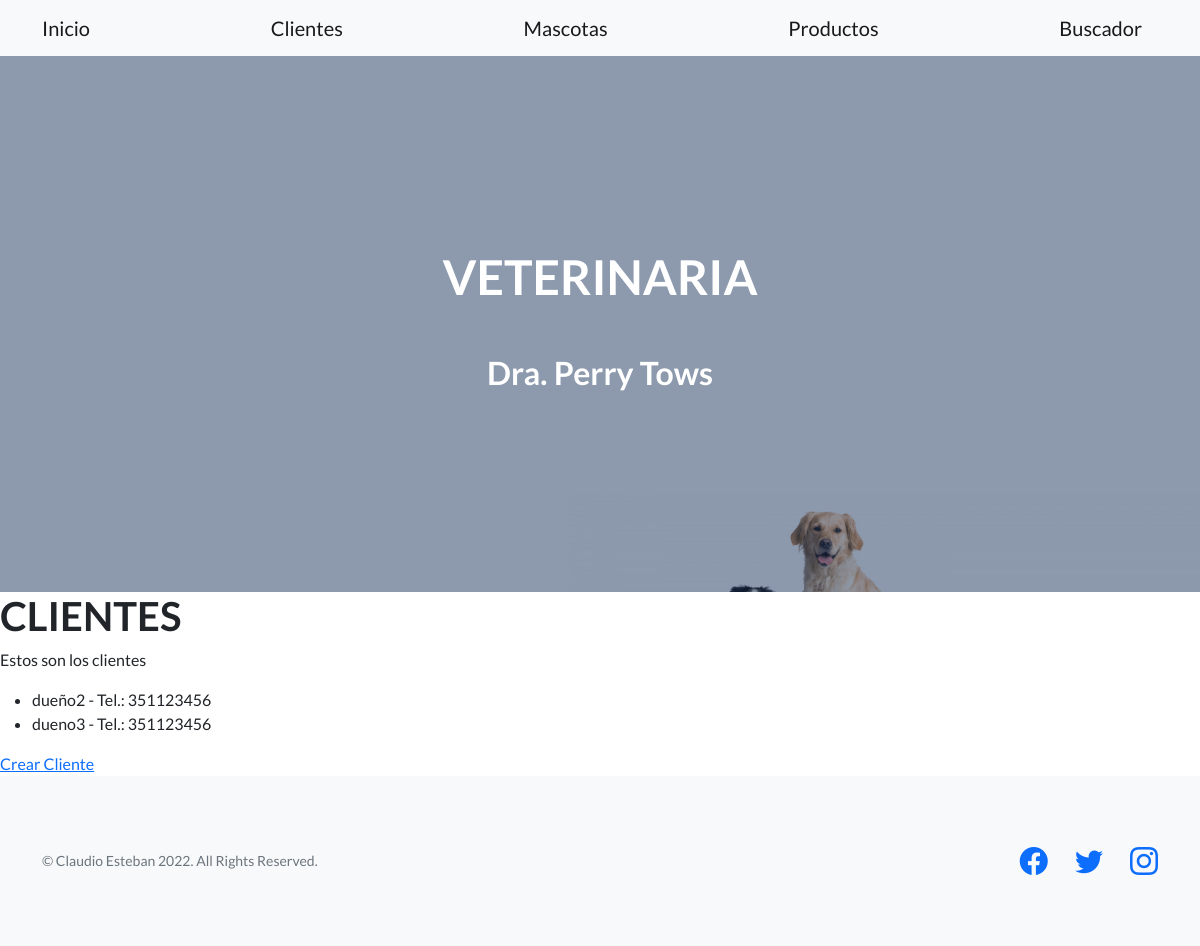
The page /appvet/clientes/ on the database as committed earlier.
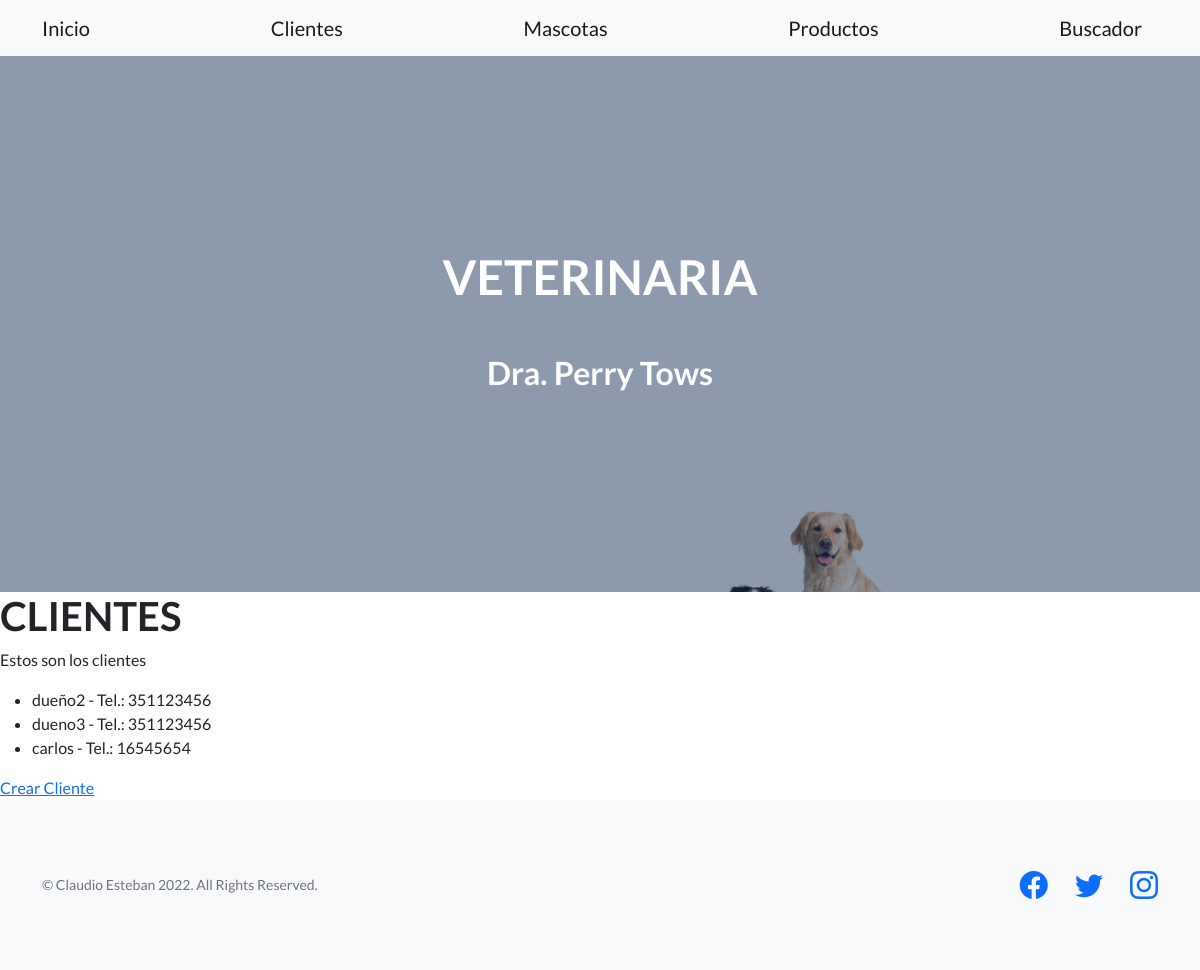
The same page on the database as committed later.
### appvet/models.py (models this page shows)
class Cliente(models.Model):
    nombre = models.CharField(max_length=20)
    telefono = models.IntegerField()

### appvet/views.py (the view)
# urls.py: path('clientes/', vista_clientes, name="vet-clientes"),
def vista_clientes(request):
    clientes = Cliente.objects.all()
    return render(request, "appvet/clientes.html", {"cliente":clientes})

### appvet/templates/appvet/clientes.html (shortened to what this page needs)
{% extends 'appvet/base.html' %}
{% block Contenido%}
<h1> CLIENTES </h1>
<p> Estos son los clientes </p>
<ul>
    {% for c in cliente %}
        <li>{{c.nombre}} - Tel.: {{c.telefono}}</li>
    {% endfor %}
</ul>
<a href="{% url 'vet-crear-cliente' %}">Crear Cliente</a>
{% endblock %}

Rows that differ between the two databases and show on the page:
added Cliente: nombre "carlos", telefono "16545654"
